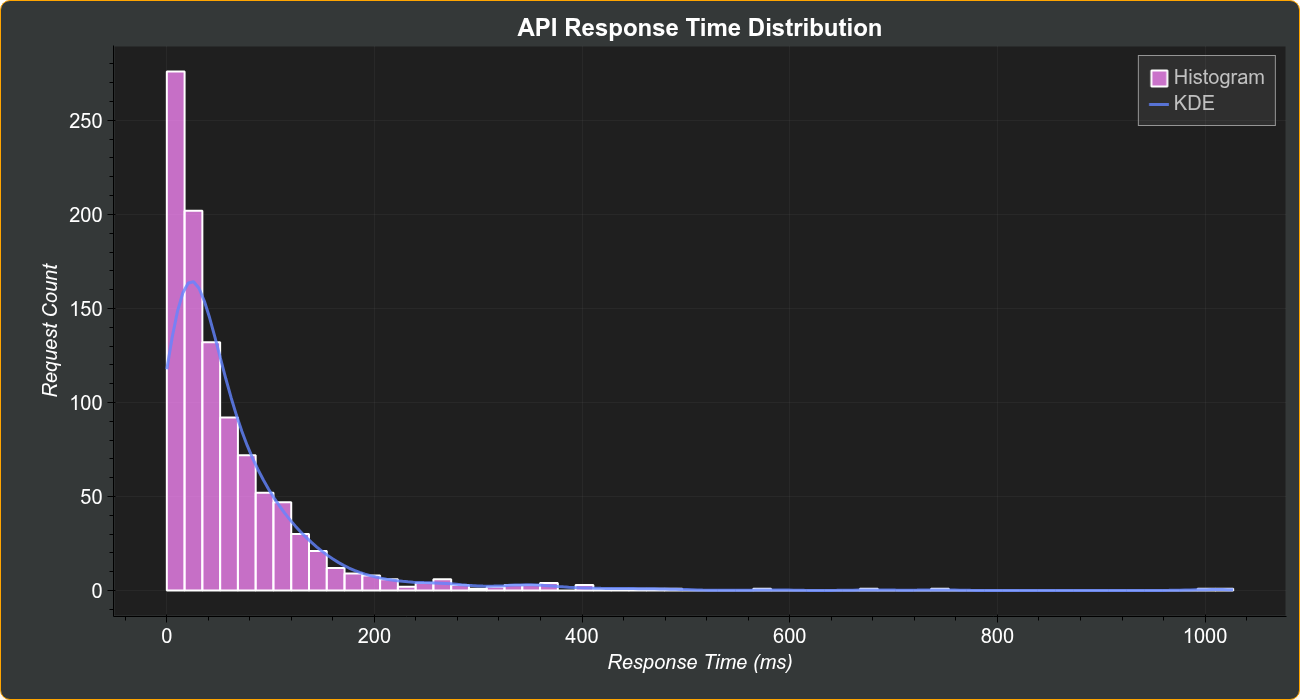

Python code for this plot:
import pandas as pd
from bokeh_rocks import show, save_plot
import bokeh_rocks as br
import numpy as np
df4 = pd.DataFrame(
    {
        "response_time_ms": np.concatenate(
            [
                np.random.exponential(50, 900),  # Fast responses
                np.random.exponential(200, 100),  # Slow responses
            ]
        )
    }
)

p4 = br.hist(
    df4,
    col="response_time_ms",
    bins=60,
    title="API Response Time Distribution",
    xlabel="Response Time (ms)",
    ylabel="Request Count",
    color="#ff8bff",
    show_kde=True,
    kde_color="#6385ff",
    theme="dark",
    width=1300,
    height=700,

)

show(p4)
save_plot(p4, "output/histogram_04")
